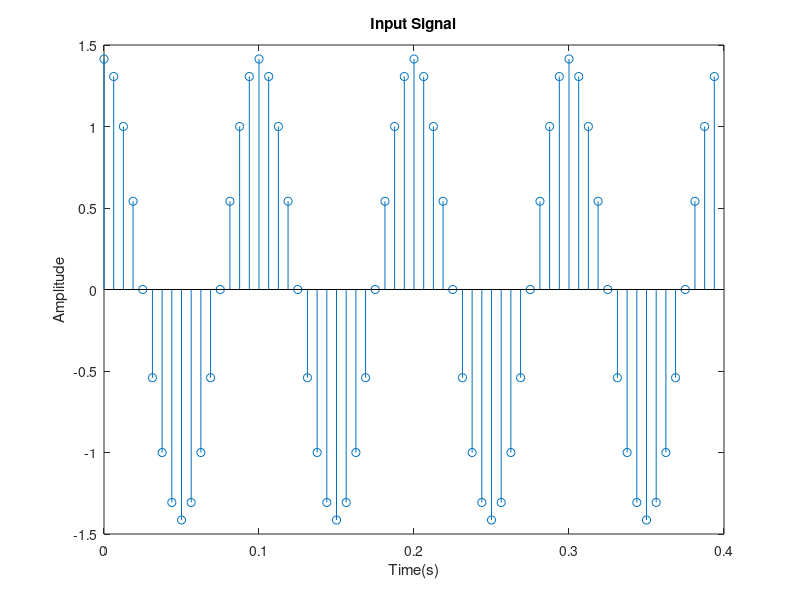
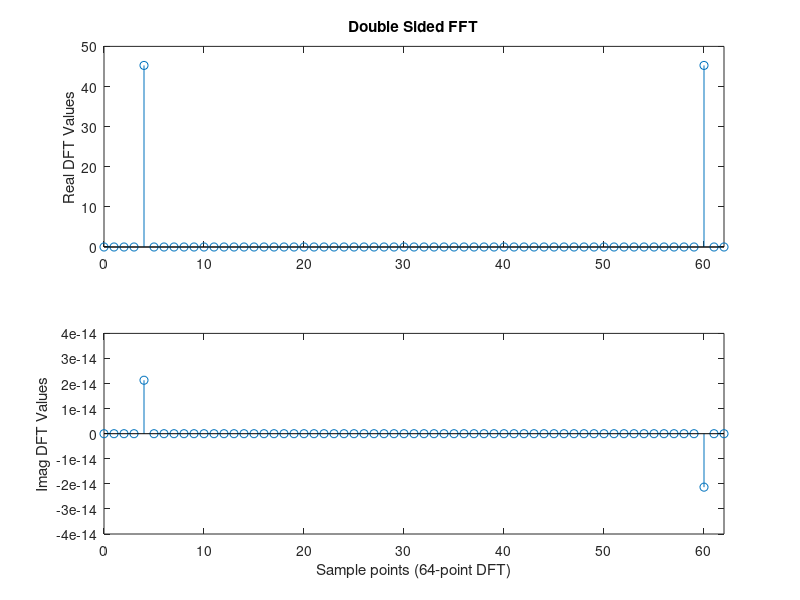
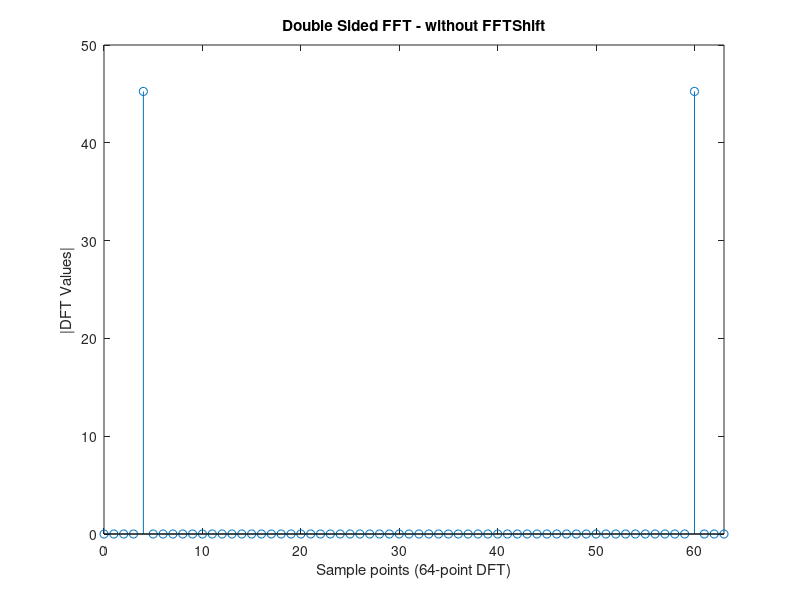
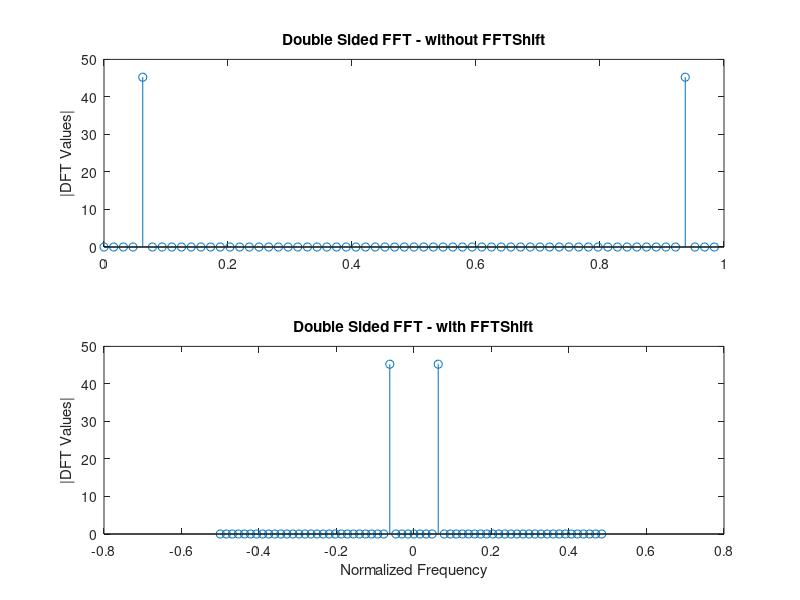

The MATLAB source for these figures, in order: (Note: this script raises an error after producing the figures.)
% *********************************************************************** %
% Michael Rahaim
% Modified Examples from http://www.gaussianwaves.com/
%
% ------------------------------------------------------------------------
% Note on Power: 
%       Amplitude = 1/2 Peak to Peak
%       RMS of a sine = P-P / 2*sqrt(2)
%       For a real signal,
%           Power at f = Power at -f = (RMS)^2 / 2
%       Power calculation also accounts for the % of the FFT that the
%           signal accounts for since fft(x,NFFT) fills x with zeros is
%           length of x < NFFT.
% ------------------------------------------------------------------------
% Note on DFT:
%       When calculating the FFT and iFFT, Matlab's fft and ifft functions
%       do NOT use the 1/N and N factor that are found in text definitions
%       of the complex DFT.
% ------------------------------------------------------------------------
% Suppress warngngs:
%#ok<*UNRCH>
% *********************************************************************** %
clear all %#ok<CLALL>
close all

%% Parameters 
A             = sqrt(2);    % Amplitude
f             = 10;         % frequency of sine wave
overSampRate  = 16;         % oversampling rate
fs = overSampRate*f;        % sampling frequency

phase         = 0;%-1/2*pi; % desired phase shift in radians
nCyl          = 4;      % to generate five cycles of sine wave
NFFT          = 64;   % NFFT-point DFT	 	 

tolerance     = 1e-8;               % To avoid FP rounding errors
noise_var     = 0;                  % Noise variance
noise_std     = sqrt(noise_var);    % Noise standard deviation

%% Figure Settings
fig_c1 = 10;
fig_r1 = 700;
fig_w  = 460;
fig_h  = 400;
del_w  = 15;
del_h  = 100;
fig_c  = [fig_c1, fig_c1+fig_w+del_w, fig_c1+2*(fig_w+del_w), fig_c1+3*(fig_w+del_w)];
fig_r  = [fig_r1, fig_r1-(fig_h+del_h)];

STEM = 1; % 0 for regular plots, 1 for stem plots

%% Generate Signal / Info
t = 0:1/fs:(nCyl*1/f-1/fs);         % time base
x = A*cos(2*pi*f*t+phase);          % time domain signal
%x = x + 0.5*A*cos(2*pi*2*f*t+2*phase);
x = x + noise_std*randn(size(x));   % signal plus noise
L = length(x);                      % signal length

figure('Position',[fig_c(1),fig_r(1),fig_w,fig_h]);
if (STEM) 
    stem(t,x);
else
    plot(t,x);
end
title('Input Signal');
%title(['Sine Wave f=', num2str(f), 'Hz']);
xlabel('Time(s)');
ylabel('Amplitude');


%% Generate DFT
X1     = fft(x,NFFT);               % Compute DFT using FFT	 	 
X2     = fftshift(X1);              % Shift the FFT values
Px     = X2.*conj(X2)/(NFFT*L);     % Power of each freq components	 	 
Px2    = X1.*conj(X1)/(NFFT*L);     % Single sided PSD

nVals1 = 0:NFFT-1;                  % DFT Sample points	 	 
nVals2 = (0:NFFT-1)/NFFT;           % Normalized DFT Sample points	 	 
nVals3 = (-NFFT/2:NFFT/2-1)/NFFT;   % DFT Sample points (Shifted)
fVals1 = fs*nVals3;                 % DFT frequencies
fVals2 = fs*(0:NFFT/2-1)/NFFT;	 	% Single sided DFT frequencies

% Get rid of values below the threshold tolerance (occur because of the
% rounding errors in floating point nums. Causes phase calculation errors)
X1(abs(X1)<tolerance) = 0;
X2(abs(X2)<tolerance) = 0;


%% Real and Imaginary components
figure('Position',[fig_c(2),fig_r(1),fig_w,fig_h]);
subplot(2,1,1);
if (STEM) 
    stem(nVals1,real(X1));
else
    plot(nVals1,real(X1));	 	 
end
title('Double Sided FFT');	 	 
ylabel('Real DFT Values');
xlim([nVals1(1),nVals1(NFFT-1)]);
subplot(2,1,2);
if (STEM) 
    stem(nVals1,imag(X1));
else
    plot(nVals1,imag(X1)); 
end
%title('Double Sided FFT - Imaginary Compononts');	 	 
xlabel(['Sample points (', num2str(NFFT), '-point DFT)']);
ylabel('Imag DFT Values');
xlim([nVals1(1),nVals1(NFFT-1)]);

%% Magnitude
figure('Position',[fig_c(3),fig_r(1),fig_w,fig_h]);
if (STEM) 
    stem(nVals1,abs(X1));
else
    plot(nVals1,abs(X1));
end
title('Double Sided FFT - without FFTShift');	 	 
xlabel(['Sample points (', num2str(NFFT), '-point DFT)']);
ylabel('|DFT Values|');
xlim([0,NFFT-1]);

figure('Position',[fig_c(4),fig_r(1),fig_w,fig_h]);
subplot(2,1,1);
if (STEM) 
    stem(nVals2,abs(X1));
else
    plot(nVals2,abs(X1));
end
title('Double Sided FFT - without FFTShift');	 	 
%xlabel('Normalized Frequency');
ylabel('|DFT Values|');
subplot(2,1,2);
if (STEM) 
    stem(nVals3,abs(X2));
else
    plot(nVals3,abs(X2));
end
title('Double Sided FFT - with FFTShift');
xlabel('Normalized Frequency');
ylabel('|DFT Values|');
%xlim([nVals3(1),nVals3(NFFT-1)]);

figure('Position',[fig_c(1),fig_r(2),fig_w,fig_h]);
subplot(2,1,1)
if (STEM) 
    stem(fVals1,abs(X2),'b');
else
    plot(fVals1,abs(X2),'b');
end
title('Double Sided FFT - with FFTShift');	 	 
%xlabel('Frequency (Hz)');
ylabel('|DFT Values|');
xlim([fVals1(1),fVals1(NFFT-1)]);
subplot(2,1,2)
if (STEM) 
    stem(fVals1,(180/pi)*atan2(imag(X2),real(X2)),'b');
else
    plot(fVals1,(180/pi)*atan2(imag(X2),real(X2)),'b');
end
xlabel('Frequency (Hz)');
ylabel('Phase (deg)');
xlim([fVals1(1),fVals1(NFFT-1)]);
ylim([-180, 180]);
ax = gca;
ax.YTick = [-180,-90,0,90,180];



%% Power Spectral Density
figure('Position',[fig_c(2),fig_r(2),fig_w,fig_h]);
if (STEM) 
    stem(fVals1,Px,'b');
else
    plot(fVals1,Px,'b');
end
title('Power Spectral Density');	 	 
xlabel('Frequency (Hz)');
ylabel('Power');
xlim([-fs/2,fs/2]);

figure('Position',[fig_c(3),fig_r(2),fig_w,fig_h]);
plot(fVals1,10*log10(Px),'b'); % Stem plots look funny in dB...
title('Power Spectral Density');	 	 
xlabel('Frequency (Hz)');
ylabel('Power (dB)');
xlim([-fs/2,fs/2]);




%% Single Sided Power Spectral Density
figure('Position',[fig_c(4),fig_r(2),fig_w,fig_h]);
if (STEM) 
    stem(fVals2,Px2(1:NFFT/2),'b','LineWidth',1);
else
    plot(fVals2,Px2(1:NFFT/2),'b','LineWidth',1);	 	 
end
title('One Sided Power Spectral Density');	 	 
xlabel('Frequency (Hz)');
ylabel('PSD');